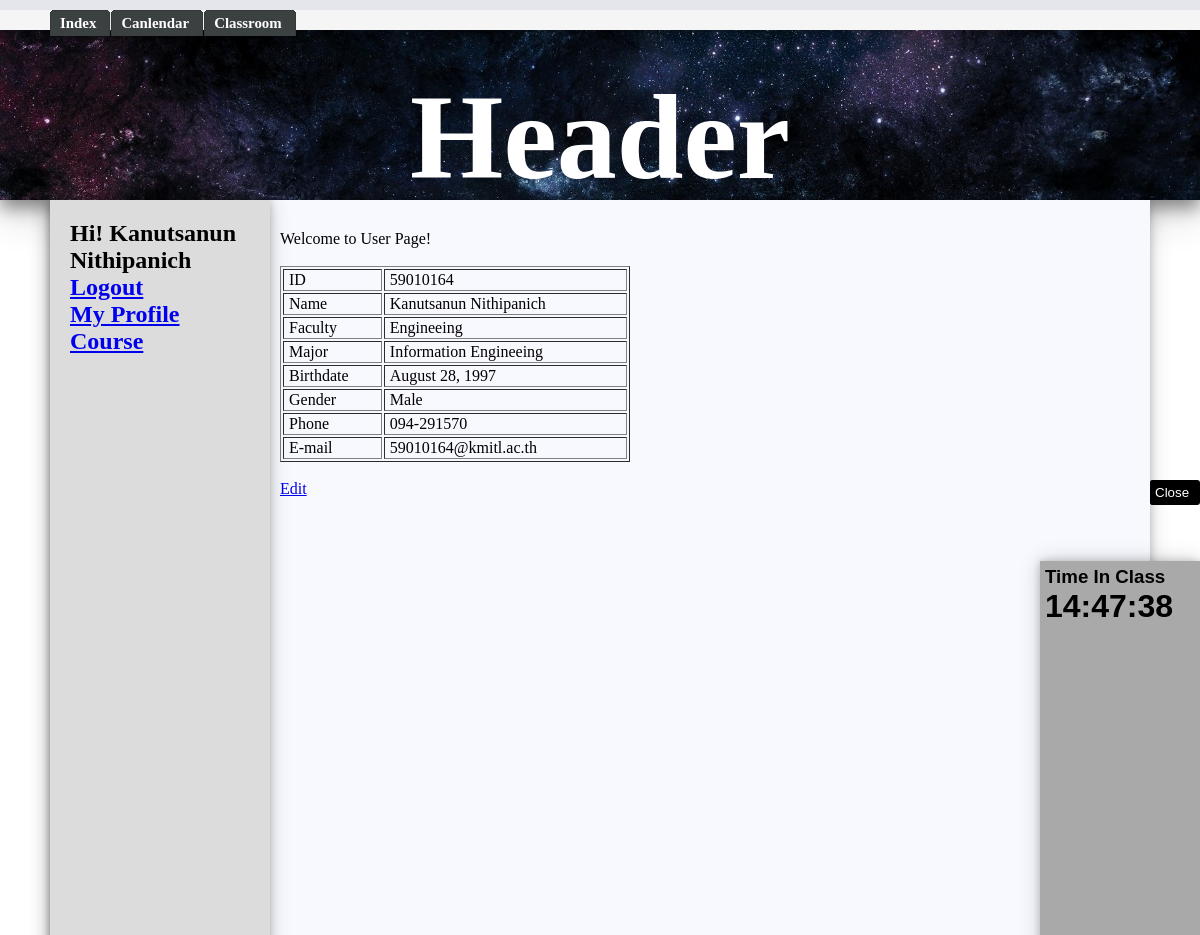
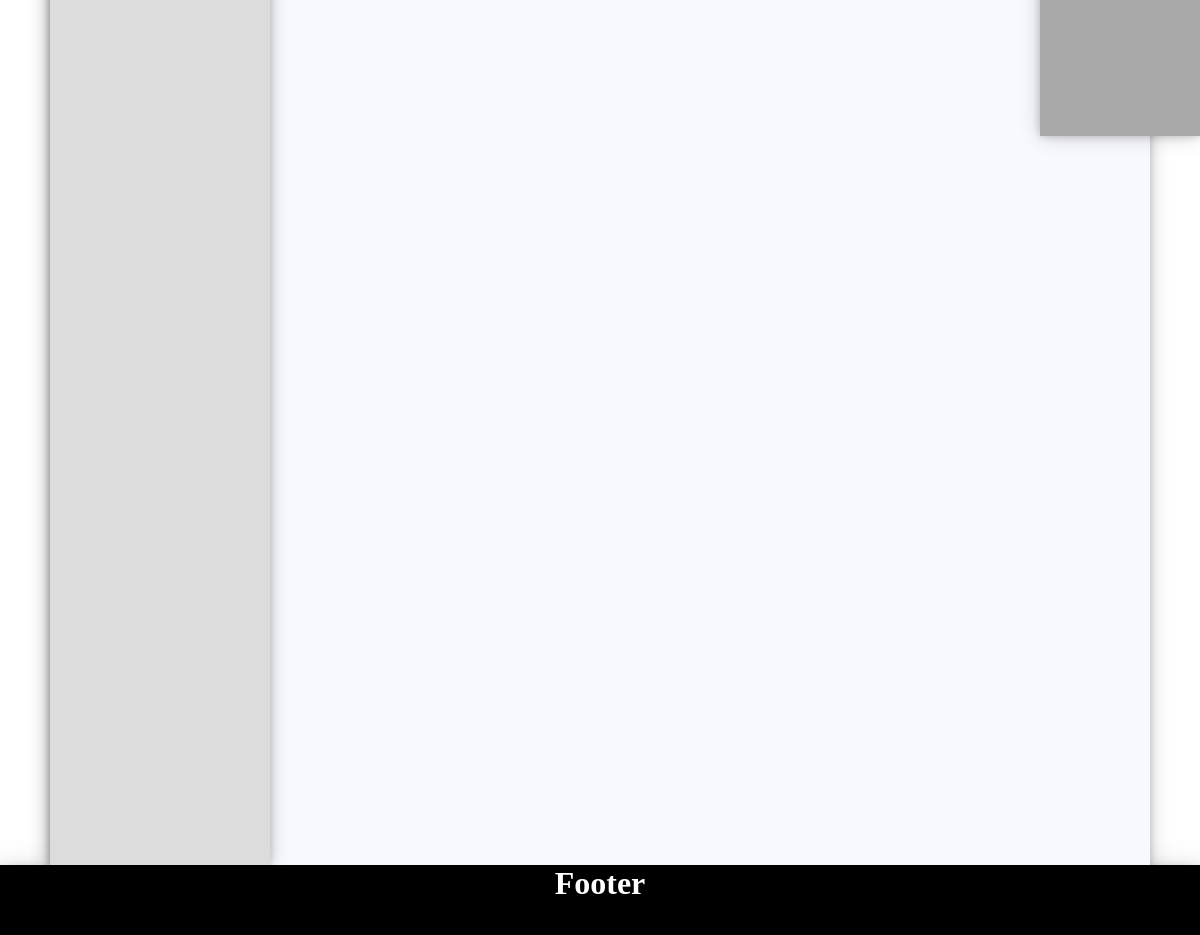
The page /student_page.php (signed in) on the database its author committed (2 pictures, top to bottom).
### tables this page shows
CREATE TABLE `studentt` (
  `ID` int(11) NOT NULL,
  `Fname` varchar(32) DEFAULT NULL,
  `Lname` varchar(32) DEFAULT NULL,
  `Faculty` varchar(60) DEFAULT NULL,
  `Major` varchar(255) DEFAULT NULL,
  `Birthdate` date DEFAULT NULL,
  `Gender` varchar(10) DEFAULT NULL,
  `Phone` varchar(10) DEFAULT NULL,
  `Email` varchar(32) DEFAULT NULL
);

### student_page.php (the view, shortened to what this page needs)
<?php
        include("config.php");
	$strSQL = "SELECT * FROM studentt WHERE ID = '".$_SESSION['ID']."' ";
	$objQuery = mysqli_query($objCon,$strSQL);
	$objResult = mysqli_fetch_array($objQuery,MYSQLI_ASSOC);
?>
<!DOCTYPE html>
<html>
    <head>
        <link rel="stylesheet" type="text/css" href="css/themeMax.css">
        <link rel="stylesheet" href="css/menu.css" type="text/css" />
    </head>
    <body onload="startTime()">
        <nav>
            <div id="tabs">
                <?php include 'php/menutop.php';?>
            </div>
            </nav>
        <header class="header">
            <br>
            <h1>Header</h1>
        </header>
        <div id="container">
            <div class="closeFloating" >
             <a onclick="onOffbar()"><button id="textCloseFloating">Close</button></a>
            </div>
            <div id="floatingMenu">
         <?php include'php/timeInClass.php';?>
            </div>
             <article >
                  <div class="content">
                  Welcome to User Page! <br><br>
  <table border="1" style="width: 350px">
    <tbody>
      <tr>
        <td width="87"> &nbsp;ID</td>
        <td width="220"><?php echo '&nbsp;',$objResult["ID"];?>
        </td>
      </tr>
      <tr>
        <td> &nbsp;Name</td>
        <td><?php echo '&nbsp;',$objResult["Fname"]." ".$objResult["Lname"];?></td>
      </tr>
	  <tr>
        <td> &nbsp;Faculty</td>
        <td><?php echo '&nbsp;',$objResult["Faculty"];?></td>
      </tr>
	  <tr>
        <td> &nbsp;Major</td>
        <td><?php echo '&nbsp;',$objResult["Major"];?></td>
      </tr>
	  <tr>
        <td> &nbsp;Birthdate</td>
        <td><?php echo '&nbsp;',date('F j, Y',strtotime($objResult["Birthdate"]));?></td>
      </tr>
	  <tr>
        <td> &nbsp;Gender</td>
        <td><?php echo '&nbsp;',$objResult["Gender"];?></td>
      </tr>
	  <tr>
        <td> &nbsp;Phone</td>
        <td><?php echo '&nbsp;',$objResult["Phone"];?></td>
      </tr>
	  <tr>
        <td> &nbsp;E-mail</td>
        <td><?php echo '&nbsp;',$objResult["Email"];?></td>
      </tr>
    </tbody>
  </table>
  <br>
  <a href="edit_profile.php">Edit</a><br>
  <br>
                 </div>
            </article>
            <aside >
                <div id=asidemenu>
                <?php include 'php/menuright.php';?>
                </div>
            </aside>
        </div>
        <footer>
                <h1>Footer</h1>
            </footer>
    </body>
</html>

### php/menutop.php
<?php
  if(isset($_SESSION['ID'])){
if ($_SESSION['Status']=="Teacher"){ $link2="teacher_classroom.php";}
else{ $link2="student_classroom.php";}
}
else{ $link2 = "index.php";}
echo "<ul>";
    echo "<li><a href='index.php'><span>Index</span></a></li>";
    echo "<li><a href='calendar.php'><span>Canlendar</span></a></li>";
    echo "<li><a href=".$link2."><span>Classroom</span></a></li>";
  echo "</ul>";
?>

### php/timeInClass.php (shortened to what this page needs)
<?php
    echo "<h3> Time In Class</h3>";
if(isset($_SESSION["Status"])){
            echo    "<h1 class='txttime'><div id='txt'>    </div> </h1>";
}
?>

### php/menuright.php
 <?php
                if(isset($_SESSION['ID'])){
                    if($_SESSION['Status']=="Teacher"){
                        $sql = "teachert";
                        $link2 ="teacher_page.php";
 			$link3 ="teacher_course.php";
                    }
                    else{
                        $sql ="studentt";
                        $link2 ="student_page.php";
			$link3 ="student_course.php";
                    }
                    $strSQL = "SELECT * FROM ".$sql." WHERE ID = '".$_SESSION['ID']."' ";
	                $objQuery = mysqli_query($objCon,$strSQL);
	                $objResult = mysqli_fetch_array($objQuery,MYSQLI_ASSOC);
               echo "<h1>Hi! ".$objResult["Fname"]."<br>".$objResult["Lname"]."</h1>";
                $button1 = "Logout";
                $button2 = "My Profile";
                $link1 = "logout.php";
                }
                else{
                $button1 = "Login";
                $button2 = "Register";
                $link1 = "login.php";
                $link2 = "register.php";
                $link3 = "index.php";
                }
                echo  "<a href=".$link1."><h1>".$button1."</h1></a>";
                echo  "<a href=".$link2."><h1>".$button2."</h1></a>";
                echo  "<a href=".$link3."><h1>Course</h1></a>";
?>

### css/themeMax.css (style rules this page uses)
* { margin:0; }
#container { margin: 0 auto; width: 1100px; height: 1600px; box-shadow: 0 4px 8px 0 rgba(0, 0, 0, 0.2), 0 6px 20px 0 rgba(0, 0, 0, 0.19); }
nav { text-align:center; background-color: whitesmoke; width: 100%; height: 30px; position: fixed; box-shadow: 0 4px 8px 0 rgba(0, 0, 0, 0.2), 0 6px 20px 0 rgba(0, 0, 0, 0.19); }
header { text-align:center; background-color: gray; height: 200px; background-image:url("../images/stars.jpg"); background-size: cover; background-repeat: no-repeat; background-position: right; font-size: 60px; color:white; box-shadow: 0 8px 16px 0 rgba(0, 0, 0, 0.4), 0 12px 40px 0 rgba(0, 0, 0, 0.19); }
aside { text-align:left; background-color: gainsboro; width: 20%; float: left; height: 100%; box-shadow: 0 0 8px 0 rgba(0, 0, 0, 0.2), 0 0 20px 0 rgba(0, 0, 0, 0.19); }
#asidemenu { padding-top: 20px; padding-left: 20px; font-size:16px; }
article { background-color: ghostwhite; float: right; width: 80%; height: 100%; }
.content { margin-left: 10px; margin-top: 30px; }
footer { text-align:center; color:white; background-color:black; width: 100%; height: 70px; clear: both; box-shadow: 0 8px 16px 0 rgba(0, 0, 0, 0.4), 0 12px 40px 0 rgba(0, 0, 0, 0.19); }
#floatingMenu { font-family: sans-serif; background-color:darkgray; padding: 5px;; width: 150px; height: 500px; z-index: 100; position: fixed; right: 0px; top: 30%; box-shadow: 0 0 8px 0 rgba(0, 0, 0, 0.2), 0 0 20px 0 rgba(0, 0, 0, 0.19); }
.closeFloating { font-family: sans-serif; width: 50px; z-index: 100; position: fixed; right: 0px; background-color: black; align-content: center; color:white; font-size: 3px; border-radius: 3px; bottom: 73% }
button { padding: 5px; background-color:black; color:white; border: none; border-radius: 3px; }

### css/menu.css (style rules this page uses)
#tabs { font: bold 11px/1.5em Verdana; width:100%; background:#E4E6EB; font-size:93%; line-height:normal; }
#tabs ul { margin:0; padding:10px 10px 0 50px; list-style:none; }
#tabs li { display:inline; margin:0; padding:0; }
#tabs a { float:left; background:url("../images/tableft.gif") no-repeat left top; margin:0; padding:0 0 0 4px; text-decoration:none; }
#tabs a span { float:left; display:block; background:url("../images/tabright.gif") no-repeat right top; padding:5px 15px 4px 6px; color:#FFF; }
#tabs a span { float:none; }

### rows shown on the page
studentt: ID "59010164", Fname "Kanutsanun", Lname "Nithipanich", Faculty "Engineeing", Major "Information Engineeing", Birthdate "August 28, 1997", Gender "Male", Phone "094-291570", Email "59010164@kmitl.ac.th"

### other values the page prints
$button1 "Logout"
$button2 "My Profile"
